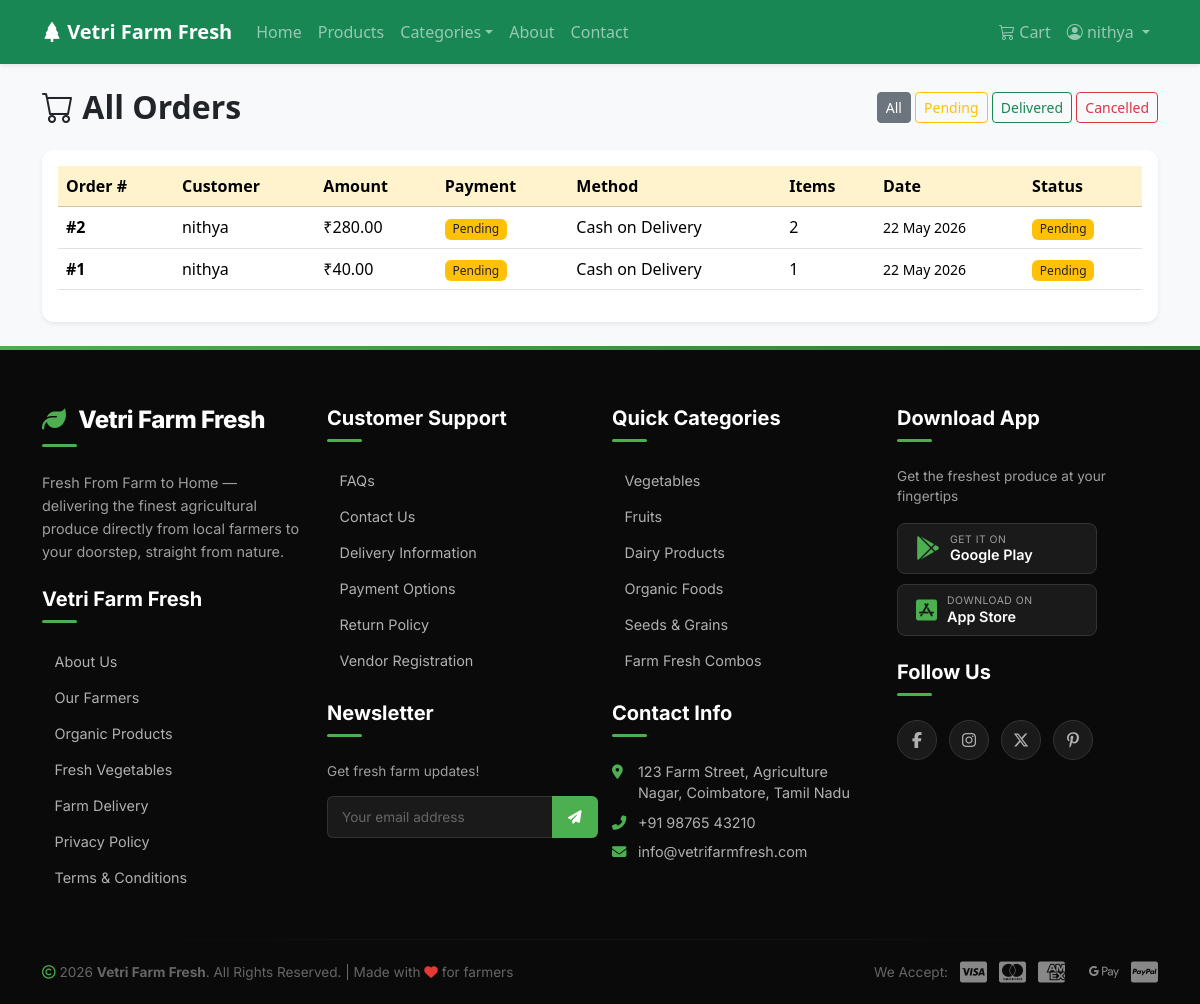
Page /admin-panel/orders/ (signed in) on the committed database.
### marketplace/models.py (models this page shows, shortened)
class Order(models.Model):
    STATUS_CHOICES = [
        ('pending', 'Pending'),
        ('confirmed', 'Confirmed'),
        ('packed', 'Packed'),
        ('shipped', 'Shipped'),
        ('out_for_delivery', 'Out for Delivery'),
        ('delivered', 'Delivered'),
        ('cancelled', 'Cancelled'),
    ]
    PAYMENT_CHOICES = [
        ('cod', 'Cash on Delivery'),
        ('online', 'Online Payment'),
    ]
    customer = models.ForeignKey(Customer, on_delete=models.CASCADE, related_name='orders')
    delivery_address = models.TextField()
    ordered_date = models.DateTimeField(auto_now_add=True)
    delivery_slot = models.CharField(max_length=50, blank=True)
    total_amount = models.DecimalField(max_digits=12, decimal_places=2)
    payment_method = models.CharField(max_length=20, choices=PAYMENT_CHOICES, default='cod')
    payment_status = models.CharField(max_length=20, default='pending')
    order_status = models.CharField(max_length=20, choices=STATUS_CHOICES, default='pending')
    transaction_id = models.CharField(max_length=100, blank=True)

### accounts/models.py (models this page shows, shortened)
class Customer(models.Model):
    user = models.OneToOneField(User, on_delete=models.CASCADE)
    phone = models.CharField(max_length=15)
    address = models.TextField()
    profile_image = models.ImageField(upload_to='profile_images/', blank=True, null=True)
    created_at = models.DateTimeField(auto_now_add=True)

### farmfresh/admin_views.py (the view)
# urls.py: path('orders/', admin_views.admin_orders, name='admin_orders'),
@staff_member_required
def admin_orders(request):
    orders = Order.objects.select_related('customer__user').all().order_by('-ordered_date')
    status_filter = request.GET.get('status')
    if status_filter:
        orders = orders.filter(order_status=status_filter)
    return render(request, 'admin_panel/orders.html', {'orders': orders})

### templates/admin_panel/orders.html (shortened to what this page needs)
{% extends 'base.html' %}
{% load static %}
{% block content %}
<div class="container py-4">
    <div class="d-flex justify-content-between align-items-center mb-4">
        <h2 class="fw-bold mb-0"><i class="bi bi-cart"></i> All Orders</h2>
        <div>
            <a href="?status=" class="btn btn-sm btn-outline-secondary {% if not request.GET.status %}active{% endif %}">All</a>
            <a href="?status=pending" class="btn btn-sm btn-outline-warning {% if request.GET.status == 'pending' %}active{% endif %}">Pending</a>
            <a href="?status=delivered" class="btn btn-sm btn-outline-success {% if request.GET.status == 'delivered' %}active{% endif %}">Delivered</a>
            <a href="?status=cancelled" class="btn btn-sm btn-outline-danger {% if request.GET.status == 'cancelled' %}active{% endif %}">Cancelled</a>
        </div>
    </div>
    <div class="card border-0 shadow-sm">
        <div class="card-body">
            <div class="table-responsive">
                <table class="table table-hover">
                    <thead class="table-warning">
                        <tr>
                            <th>Order #</th>
                            <th>Customer</th>
                            <th>Amount</th>
                            <th>Payment</th>
                            <th>Method</th>
                            <th>Items</th>
                            <th>Date</th>
                            <th>Status</th>
                        </tr>
                    </thead>
                    <tbody>
                        {% for order in orders %}
                            <tr>
                                <td class="fw-bold">#{{ order.id }}</td>
                                <td>{{ order.customer.user.get_full_name|default:order.customer.user.username }}</td>
                                <td>₹{{ order.total_amount }}</td>
                                <td>
                                    {% if order.payment_status == 'completed' %}
                                        <span class="badge bg-success">Paid</span>
                                    {% else %}
                                        <span class="badge bg-warning text-dark">Pending</span>
                                    {% endif %}
                                </td>
                                <td>{{ order.get_payment_method_display }}</td>
                                <td>{{ order.items.count }}</td>
                                <td><small>{{ order.ordered_date|date:"d M Y" }}</small></td>
                                <td>
                                    {% if order.order_status == 'delivered' %}
                                        <span class="badge bg-success">{{ order.get_order_status_display }}</span>
                                    {% elif order.order_status == 'cancelled' %}
                                        <span class="badge bg-danger">{{ order.get_order_status_display }}</span>
                                    {% elif order.order_status == 'pending' %}
                                        <span class="badge bg-warning text-dark">{{ order.get_order_status_display }}</span>
                                    {% else %}
                                        <span class="badge bg-info">{{ order.get_order_status_display }}</span>
                                    {% endif %}
                                </td>
                            </tr>
                        {% endfor %}
                    </tbody>
                </table>
            </div>
        </div>
    </div>
</div>
{% endblock %}

### templates/base.html (shortened to what this page needs)
<!DOCTYPE html>
<html lang="en">
<head>
    <link href="https://cdn.jsdelivr.net/npm/bootstrap@5.3.2/dist/css/bootstrap.min.css" rel="stylesheet">
    <link rel="stylesheet" href="https://cdn.jsdelivr.net/npm/bootstrap-icons@1.11.2/font/bootstrap-icons.min.css">
    <link rel="stylesheet" href="https://cdnjs.cloudflare.com/ajax/libs/font-awesome/6.5.1/css/all.min.css">
    {% load static %}
    <link rel="stylesheet" href="{% static 'css/style.css' %}">
</head>
<body>
    <nav class="navbar navbar-expand-lg navbar-dark bg-success shadow-sm">
        <div class="container">
            <a class="navbar-brand fw-bold" href="{% url 'home' %}">
                <i class="bi bi-tree-fill"></i> Vetri Farm Fresh
            </a>
            <div class="collapse navbar-collapse" id="navbarNav">
                <ul class="navbar-nav me-auto">
                    <li class="nav-item"><a class="nav-link" href="{% url 'home' %}">Home</a></li>
                    <li class="nav-item"><a class="nav-link" href="{% url 'marketplace:product_list' %}">Products</a></li>
                    <li class="nav-item dropdown">
                        <a class="nav-link dropdown-toggle" href="#" role="button" data-bs-toggle="dropdown">Categories</a>
                    </li>
                    <li class="nav-item"><a class="nav-link" href="{% url 'about' %}">About</a></li>
                    <li class="nav-item"><a class="nav-link" href="{% url 'contact' %}">Contact</a></li>
                </ul>
                <ul class="navbar-nav">
                    {% if user.is_authenticated %}
                        <li class="nav-item">
                            <a class="nav-link position-relative" href="{% url 'marketplace:view_cart' %}">
                                <i class="bi bi-cart3"></i> Cart
                            </a>
                        </li>
                        <li class="nav-item dropdown">
                            <a class="nav-link dropdown-toggle" href="#" role="button" data-bs-toggle="dropdown">
                                <i class="bi bi-person-circle"></i> {{ user.username }}
                            </a>
                        </li>
                    {% endif %}
                </ul>
            </div>
        </div>
    </nav>
    <main>
        {% block content %}{% endblock %}
    </main>
    <footer class="vff-footer">
        <div class="container">
            <div class="row">
                <div class="col-lg-3 col-md-6 mb-4 mb-lg-0">
                    <h5 class="brand-text"><i class="fas fa-leaf"></i> Vetri Farm Fresh</h5>
                    <p class="tagline">Fresh From Farm to Home — delivering the finest agricultural produce directly from local farmers to your doorstep, straight from nature.</p>
                    <h5 style="margin-top: 1.5rem;">Vetri Farm Fresh</h5>
                    <ul>
                        <li><a href="{% url 'about' %}">About Us</a></li>
                        <li><a href="#">Our Farmers</a></li>
                        <li><a href="{% url 'marketplace:product_list' %}?organic=true">Organic Products</a></li>
                        <li><a href="{% url 'marketplace:product_list' %}?category=1">Fresh Vegetables</a></li>
                        <li><a href="#">Farm Delivery</a></li>
                        <li><a href="#">Privacy Policy</a></li>
                        <li><a href="#">Terms &amp; Conditions</a></li>
                    </ul>
                </div>
                <div class="col-lg-3 col-md-6 mb-4 mb-lg-0">
                    <h5>Customer Support</h5>
                    <ul>
                        <li><a href="#">FAQs</a></li>
                        <li><a href="{% url 'contact' %}">Contact Us</a></li>
                        <li><a href="#">Delivery Information</a></li>
                        <li><a href="#">Payment Options</a></li>
                        <li><a href="#">Return Policy</a></li>
                        <li><a href="{% url 'accounts:farmer_register' %}">Vendor Registration</a></li>
                    </ul>
                    <h5 style="margin-top: 1.8rem;">Newsletter</h5>
                    <p style="color: #9e9e9e; font-size: 0.85rem; margin-bottom: 8px;">Get fresh farm updates!</p>
                    <div class="newsletter-input">
                        <input type="email" placeholder="Your email address">
                        <button type="submit"><i class="fas fa-paper-plane"></i></button>
                    </div>
                </div>
                <div class="col-lg-3 col-md-6 mb-4 mb-lg-0">
                    <h5>Quick Categories</h5>
                    <ul>
                        <li><a href="{% url 'marketplace:product_list' %}?category=1">Vegetables</a></li>
                        <li><a href="{% url 'marketplace:product_list' %}?category=2">Fruits</a></li>
                        <li><a href="{% url 'marketplace:product_list' %}?category=4">Dairy Products</a></li>
                        <li><a href="{% url 'marketplace:product_list' %}?category=3">Organic Foods</a></li>
                        <li><a href="{% url 'marketplace:product_list' %}?category=5">Seeds &amp; Grains</a></li>
                        <li><a href="#">Farm Fresh Combos</a></li>
                    </ul>
                    <h5 style="margin-top: 1.8rem;">Contact Info</h5>
                    <div class="contact-info">
                        <p><i class="fas fa-map-marker-alt"></i>123 Farm Street, Agriculture Nagar, Coimbatore, Tamil Nadu</p>
                        <p><i class="fas fa-phone-alt"></i>+91 98765 43210</p>
                        <p><i class="fas fa-envelope"></i>info@vetrifarmfresh.com</p>
                    </div>
                </div>
                <div class="col-lg-3 col-md-6 mb-4 mb-lg-0">
                    <h5>Download App</h5>
                    <p style="color: #9e9e9e; font-size: 0.85rem;">Get the freshest produce at your fingertips</p>
                    <div class="app-buttons">
                        <a href="#" class="app-btn">
                            <i class="fab fa-google-play"></i>
                            <span class="btn-text">
                                <small>Get it on</small>
                                <span>Google Play</span>
                            </span>
                        </a>
                        <a href="#" class="app-btn">
                            <i class="fab fa-app-store-ios"></i>
                            <span class="btn-text">
                                <small>Download on</small>
                                <span>App Store</span>
                            </span>
                        </a>
                    </div>
                    <h5 style="margin-top: 1.5rem;">Follow Us</h5>
                    <div class="social-links">
                        <a href="#" aria-label="Facebook"><i class="fab fa-facebook-f"></i></a>
                        <a href="#" aria-label="Instagram"><i class="fab fa-instagram"></i></a>
                        <a href="#" aria-label="Twitter/X"><i class="fab fa-x-twitter"></i></a>
                        <a href="#" aria-label="Pinterest"><i class="fab fa-pinterest-p"></i></a>
                    </div>
                </div>
            </div>
            <hr class="footer-divider">
            <div class="footer-bottom">
                <p><i class="far fa-copyright"></i> 2026 <strong>Vetri Farm Fresh</strong>. All Rights Reserved. | Made with <i class="fas fa-heart" style="color: #e53935;"></i> for farmers</p>
                <div class="payment-methods">
                    <span>We Accept:</span>
                    <i class="fab fa-cc-visa" title="Visa"></i>
                    <i class="fab fa-cc-mastercard" title="Mastercard"></i>
                    <i class="fab fa-cc-amex" title="Amex"></i>
                    <i class="fab fa-google-pay" title="Google Pay"></i>
                    <i class="fab fa-cc-paypal" title="PayPal"></i>
                </div>
            </div>
        </div>
    </footer>
</body>
</html>

### rows in the picture
Order: id "2", customer.user.get_full_name "nithya", total_amount "280.00", payment_status "Pending", payment_method "Cash on Delivery", items.count "2", ordered_date "22 May 2026", order_status "Pending"
Order: id "1", customer.user.get_full_name "nithya", total_amount "40.00", payment_status "Pending", payment_method "Cash on Delivery", items.count "1", ordered_date "22 May 2026", order_status "Pending"

### other values in the picture
{{ user.username }} "nithya"
